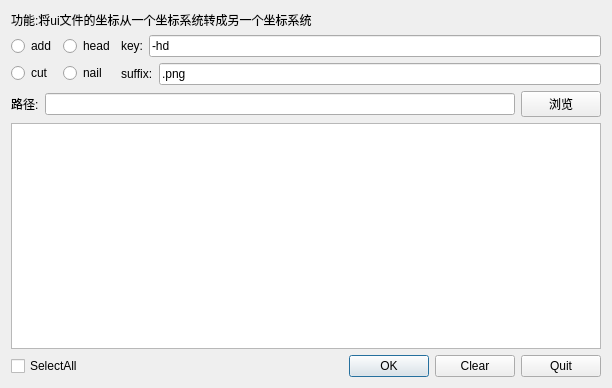
<?xml version="1.0" encoding="UTF-8"?>
<ui version="4.0">
 <class>QRenameDialog</class>
 <widget class="QDialog" name="QRenameDialog">
  <property name="geometry">
   <rect>
    <x>0</x>
    <y>0</y>
    <width>612</width>
    <height>388</height>
   </rect>
  </property>
  <property name="windowTitle">
   <string>Dialog</string>
  </property>
  <layout class="QGridLayout" name="gridLayout">
   <item row="0" column="0">
    <layout class="QVBoxLayout" name="verticalLayout_4">
     <item>
      <widget class="QLabel" name="label">
       <property name="text">
        <string>功能:将ui文件的坐标从一个坐标系统转成另一个坐标系统</string>
       </property>
       <property name="textFormat">
        <enum>Qt::PlainText</enum>
       </property>
       <property name="wordWrap">
        <bool>true</bool>
       </property>
      </widget>
     </item>
     <item>
      <layout class="QHBoxLayout" name="horizontalLayout_4">
       <item>
        <layout class="QVBoxLayout" name="verticalLayout">
         <item>
          <widget class="QRadioButton" name="add">
           <property name="text">
            <string>add</string>
           </property>
           <property name="checkable">
            <bool>true</bool>
           </property>
           <property name="autoExclusive">
            <bool>false</bool>
           </property>
          </widget>
         </item>
         <item>
          <widget class="QRadioButton" name="cut">
           <property name="text">
            <string>cut</string>
           </property>
           <property name="autoExclusive">
            <bool>false</bool>
           </property>
          </widget>
         </item>
        </layout>
       </item>
       <item>
        <layout class="QVBoxLayout" name="verticalLayout_2">
         <item>
          <widget class="QRadioButton" name="head">
           <property name="text">
            <string>head</string>
           </property>
           <property name="autoExclusive">
            <bool>false</bool>
           </property>
          </widget>
         </item>
         <item>
          <widget class="QRadioButton" name="nail">
           <property name="text">
            <string>nail</string>
           </property>
           <property name="autoExclusive">
            <bool>false</bool>
           </property>
          </widget>
         </item>
        </layout>
       </item>
       <item>
        <layout class="QVBoxLayout" name="verticalLayout_3">
         <item>
          <layout class="QHBoxLayout" name="horizontalLayout_2">
           <item>
            <widget class="QLabel" name="label_3">
             <property name="text">
              <string>key:</string>
             </property>
            </widget>
           </item>
           <item>
            <widget class="QLineEdit" name="key">
             <property name="text">
              <string>-hd</string>
             </property>
            </widget>
           </item>
          </layout>
         </item>
         <item>
          <layout class="QHBoxLayout" name="horizontalLayout_3">
           <item>
            <widget class="QLabel" name="label_2">
             <property name="text">
              <string>suffix:</string>
             </property>
            </widget>
           </item>
           <item>
            <widget class="QLineEdit" name="suffix">
             <property name="text">
              <string>.png</string>
             </property>
            </widget>
           </item>
          </layout>
         </item>
        </layout>
       </item>
      </layout>
     </item>
     <item>
      <layout class="QHBoxLayout" name="horizontalLayout_6">
       <item>
        <widget class="QLabel" name="label_6">
         <property name="text">
          <string>路径:</string>
         </property>
        </widget>
       </item>
       <item>
        <widget class="QLineEdit" name="lineEdit"/>
       </item>
       <item>
        <widget class="QPushButton" name="browse">
         <property name="text">
          <string>浏览</string>
         </property>
         <property name="autoDefault">
          <bool>false</bool>
         </property>
        </widget>
       </item>
      </layout>
     </item>
     <item>
      <widget class="QListWidget" name="listWidget"/>
     </item>
     <item>
      <layout class="QHBoxLayout" name="horizontalLayout">
       <item>
        <widget class="QCheckBox" name="selectAll">
         <property name="text">
          <string>SelectAll</string>
         </property>
        </widget>
       </item>
       <item>
        <spacer name="horizontalSpacer">
         <property name="orientation">
          <enum>Qt::Horizontal</enum>
         </property>
         <property name="sizeHint" stdset="0">
          <size>
           <width>148</width>
           <height>20</height>
          </size>
         </property>
        </spacer>
       </item>
       <item>
        <widget class="QPushButton" name="ok">
         <property name="text">
          <string>OK</string>
         </property>
        </widget>
       </item>
       <item>
        <widget class="QPushButton" name="clear">
         <property name="text">
          <string>Clear</string>
         </property>
         <property name="autoDefault">
          <bool>false</bool>
         </property>
        </widget>
       </item>
       <item>
        <widget class="QPushButton" name="quit">
         <property name="text">
          <string>Quit</string>
         </property>
         <property name="autoDefault">
          <bool>false</bool>
         </property>
        </widget>
       </item>
      </layout>
     </item>
    </layout>
   </item>
  </layout>
 </widget>
 <resources/>
 <connections/>
</ui>
